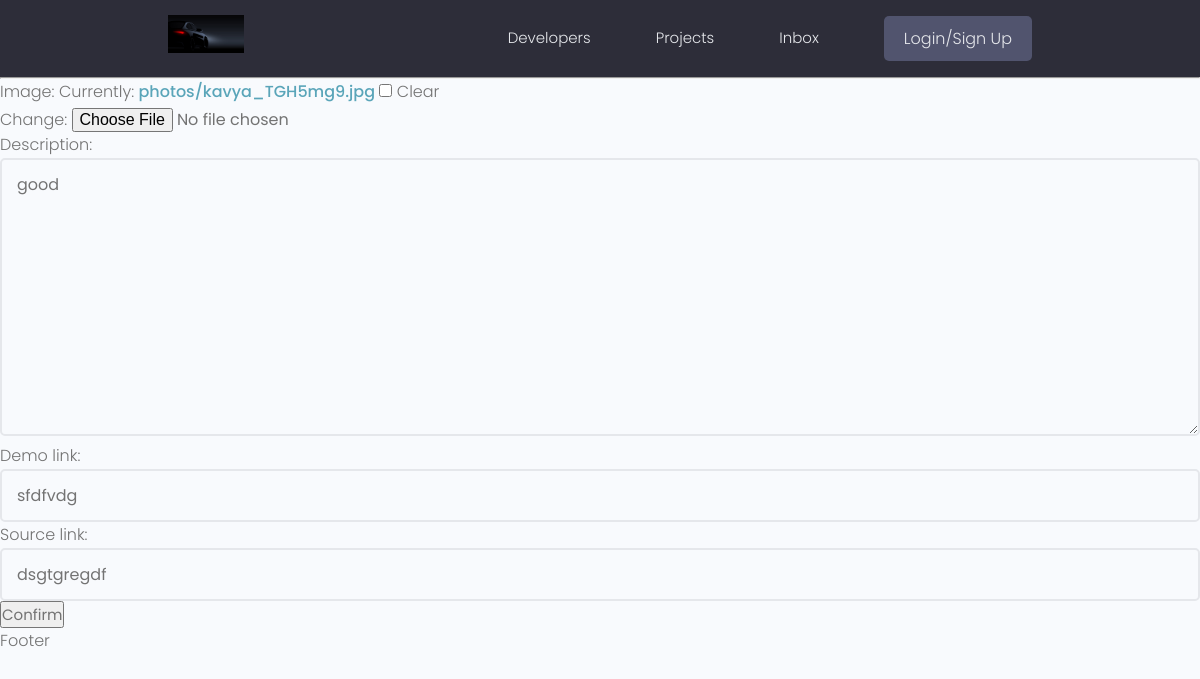
Screenshot of /projects/update-project/5/ with the database file from the repository.
### projects/models.py (models this page shows, shortened)
class Project(models.Model):
    owner = models.ForeignKey(Profile,on_delete=models.SET_NULL, null=True,blank=True)
    title = models.CharField(max_length=200)
    image = models.ImageField(upload_to='photos/',null=True ,blank=True, default='website.jpg')
    description = models.TextField(null=True,blank=True)
    demo_link = models.CharField(max_length=2000,null=True,blank=True)
    source_link= models.CharField(max_length=2000,null=True,blank=True)
    tags = models.ManyToManyField('Tag',blank=True)
    created = models.DateTimeField(auto_now_add=True)
    published = models.DateTimeField(default = timezone.now)
    vote_total = models.IntegerField(default=0,blank=True,null=True)
    vote_ratio = models.IntegerField(default=0,blank=True,null=True)

### projects/views.py (the view)
# urls.py: path('update-project/<str:pk>/',views.updateProject, name= 'update-project'),
def updateProject(request,pk):
    proj = Project.objects.get(id=pk)
    proj_form =ProjectForm(instance =proj)
    if request.method == 'POST':
        proj_form = ProjectForm(request.POST,request.FILES, instance =proj)
        if proj_form.is_valid():
            proj_form.save()
            print('Image saved in database')
            return redirect('projects:projects')
    context = {'project_form':proj_form}
    return render(request,'update-project.html',context)

### projects/forms.py
class ProjectForm(ModelForm):
    class Meta:
        model = Project
        fields = ['name','image','description','demo_link','source_link','Tag']
        widgets={
            'Tag':forms.CheckboxSelectMultiple(),
        }
    def __init__(self,*args,**kwargs):
        super().__init__(*args,**kwargs)
        for label,field in self.fields.items():
            field.widget.attrs.update({'class':'input'})

### templates/update-project.html (shortened to what this page needs)
{% extends 'main.html' %}
{% block content %}
   <form action="" method="POST" enctype="multipart/form-data" >
       {{ project_form.as_p }}
       <input type="submit" value="Confirm">
   </form>
{% endblock %}

### static/style/app.css (style rules this page uses)
:root { --color-sub: #2d2d39; }

### static/uikit/styles/modules/_variables.css (style rules this page uses)
:root { --color-main: #5aa5b9; --color-main-light: #e6faff; --color-sub: #3f4156; --color-sub-light: #51546e; --color-sub-lighter: #ededfd; --color-text: #737373; --color-gray: #8b8b8b; --color-light: #e5e7eb; --color-light-gray: #767676; --color-bg: #f8fafd; --color-white: #fffefd; --color-white-light: #f3f3f3; --color-success: #359e64; --color-success-bg: #def8e8; --color-error: #fc4b0b; --color-error-bg: #fff2ee; --font-base: 'Poppins', arial, helvetica, 'Segoe UI', roboto, ubuntu, sans-serif; --font-monospace: 'Fira Code', 'Courier New', courier, monospace; --font-regular: 300; --font-medium: 500; --font-bold: 700; --generic-shadow: 1px 1px 5px #00000010; --generic-transition: all 0.3s ease-in-out; }

### static/uikit/styles/modules/_base.css (style rules this page uses)
* { margin: 0; padding: 0; box-sizing: border-box; text-rendering: optimizeLegibility; color: inherit; font-size: inherit; }
html { font-size: 50%; }
@media only screen and (min-width: 480px) { html { font-size: 56.25%; } }
@media only screen and (min-width: 1200px) { html { font-size: 62.5%; } }
body { line-height: 1.6; font-weight: 400; font-size: 1.5rem; color: var(--color-text); background-color: var(--color-bg); min-height: 100vh; }

### static/uikit/styles/modules/_typography.css (style rules this page uses)
* { font-family: var(--font-base); }
p, span, strong { font-size: 1.6rem; color: var(--color-text); font-weight: var(--font-regular); }
a { padding-bottom: 2px; text-decoration: none; display: inline-block; color: var(--color-main); font-weight: var(--font-medium); }

### static/uikit/styles/modules/_form.css (style rules this page uses)
input.input[type='text'], input.input[type='email'], input.input[type='password'], input.input[type='number'], textarea.input { min-width: 24rem; width: 100%; padding: 1.2rem 1.5rem; border-radius: 0.5rem; border: 2px solid var(--color-light); transition: all 0.3s ease-in-out; background-color: var(--color-bg); }

### rows the page displays
Project: description "good", demo_link "sfdfvdg", source_link "dsgtgregdf"
